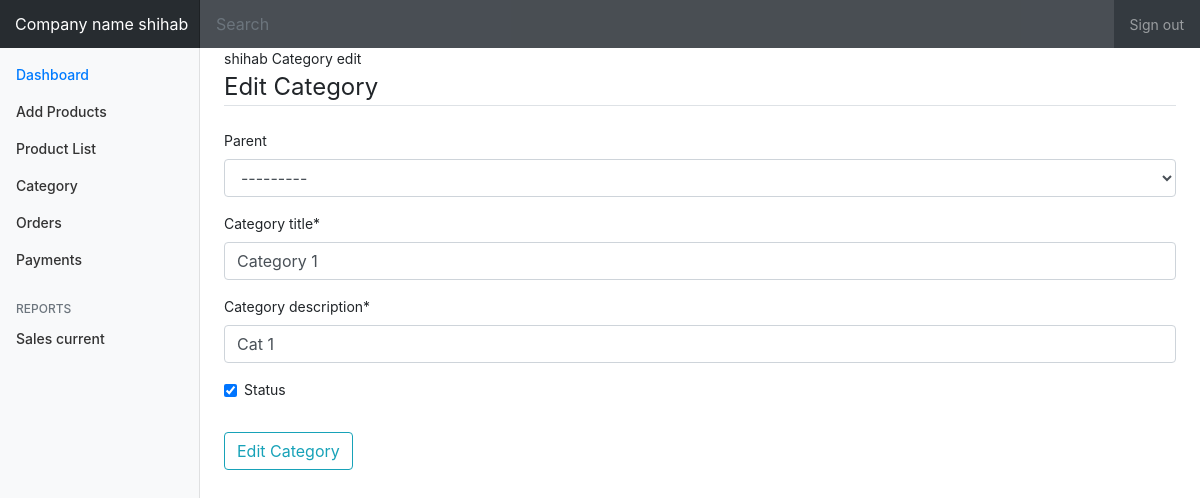
Page /store/category/1/update (signed in) on the committed database.
### accounts/models.py (models this page shows)
class User(AbstractUser):
    is_seller = models.BooleanField(default=False)
    is_customer = models.BooleanField(default=False)

### store/models.py (models this page shows, shortened)
class Category(models.Model):
    parent = models.ForeignKey('self', blank=True, null=True, related_name='children', on_delete=models.CASCADE)
    category_title = models.CharField(max_length=50, default="")
    category_description = models.CharField(max_length=200, default="")
    slug = models.SlugField(unique=True, blank=True, null=True)
    seller = models.ForeignKey(User, on_delete=models.CASCADE)
    publish_date = models.DateField()
    status = models.BooleanField()
    def __str__(self):
        full_path = [self.category_title]
        k = self.parent
        if k is not None:
            full_path.append(k.category_title)
            k = k.parent
        return '-->'.join(full_path[::-1])

### store/views.py (the view, shortened to what this page needs)
# urls.py: path('category/<int:pk>/update', views.CategoryUpdateView.as_view(), name='update-category'),
@method_decorator([login_required, seller_required], name='dispatch')
class CategoryUpdateView(UpdateView):
    model = Category
    fields = ['parent', 'category_title', 'category_description', 'status']
    context_object_name = 'category'
    template_name = 'dashboard/category_update.html'
    def get_context_data(self, **kwargs):
        kwargs['accounts'] = self.request.user
        return super().get_context_data(**kwargs)
    def get_queryset(self):
        return self.request.user.category_set.all()

### store/templates/dashboard/category_update.html (shortened to what this page needs)
{% extends 'dashboard/dashboard.html' %}
{% load crispy_forms_tags %}
{% block main%}
    {{ accounts.username }} Category edit
    <div class="content-section">
        <form method="POST" enctype="multipart/form-data">
            <fieldset class="form-group">
                <legend class="border-bottom mb-4"> Edit Category </legend>
                {{ form|crispy }}
            </fieldset>
            <div class="form-group">
                <button class="btn btn-outline-info" type="submit" onclick="submit()">Edit Category </button>
            </div>
        </form>
    </div>
{% endblock %}

### store/templates/dashboard/dashboard.html (shortened to what this page needs)
{% load static %}
{% load crispy_forms_tags %}
<!DOCTYPE html>
<html>
    <head>
        <link rel="stylesheet" href="https://maxcdn.bootstrapcdn.com/bootstrap/4.0.0/css/bootstrap.min.css">
        <link rel="stylesheet" type="text/css" href="{% static 'accounts/main.css' %}">
        <link rel="stylesheet" type="text/css" href="{% static 'accounts/seller_dashboard_navbars.css' %}">
    </head>
    <body>
        <nav class="navbar navbar-dark fixed-top bg-dark flex-md-nowrap p-0 shadow">
            <a class="navbar-brand col-sm-3 col-md-2 mr-0" href="#">Company name {{ accounts.username}} </a>
            <input class="form-control form-control-dark w-100" type="text" placeholder="Search" aria-label="Search">
            <ul class="navbar-nav px-3">
                <li class="nav-item text-nowrap">
                <a class="nav-link" href="{% url 'logout' %}">Sign out</a>
                </li>
            </ul>
        </nav>
<div class="container-fluid">
  <div class="row">
    <nav class="col-md-2 d-none d-md-block bg-light sidebar">
      <div class="sidebar-sticky">
        <ul class="nav flex-column">
          <li class="nav-item">
            <a class="nav-link active" href="{% url 'dashboard' accounts.username %}">
              Dashboard <span class="sr-only">(current)</span>
            </a>
          </li>
          <li class="nav-item">
            <a class="nav-link" href="{% url 'add-product' %}">
              Add Products
            </a>
          </li>
          <li class="nav-item">
            <a class="nav-link" href="{% url 'product_list'%}">
              Product List
            </a>
          </li>
            <li class="nav-item">
            <a class="nav-link" href="{% url 'category_list' %}">
               Category
            </a>
          </li>
          <li class="nav-item">
            <a class="nav-link" href="{% url 'order-list' %}">
              Orders
            </a>
          </li>
          <li class="nav-item">
            <a class="nav-link" href="#">
              Payments
            </a>
          </li>
        </ul>
        <h6 class="sidebar-heading d-flex justify-content-between align-items-center px-3 mt-4 mb-1 text-muted">
          <span> Reports</span>
        </h6>
        <ul class="nav flex-column mb-2">
          <li class="nav-item">
            <a class="nav-link" href="#">
              Sales current
            </a>
          </li>
        </ul>
      </div>
    </nav>
    <main role="main" class="col-md-9 ml-sm-auto col-lg-10 px-4">
    {% block main %}
    {% endblock %}
    </main>
  </div>
</div>
    </body>
</html>

### accounts/static/accounts/seller_dashboard_navbars.css (style rules this page uses)
body { font-size: .875rem; }
.sidebar { position: fixed; top: 0; bottom: 0; left: 0; z-index: 100; padding: 48px 0 0; box-shadow: inset -1px 0 0 rgba(0, 0, 0, .1); }
.sidebar-sticky { position: relative; top: 0; height: calc(100vh - 48px); padding-top: .5rem; overflow-x: hidden; overflow-y: auto; }
.sidebar .nav-link { font-weight: 500; color: #333; }
.sidebar .nav-link.active { color: #007bff; }
.sidebar-heading { font-size: .75rem; text-transform: uppercase; }
[role="main"] { padding-top: 133px; }
@media (min-width: 768px) { [role="main"] { padding-top: 48px; } }
.navbar-brand { padding-top: .75rem; padding-bottom: .75rem; font-size: 1rem; background-color: rgba(0, 0, 0, .25); box-shadow: inset -1px 0 0 rgba(0, 0, 0, .25); }
.navbar .form-control { padding: .75rem 1rem; border-width: 0; border-radius: 0; }
.form-control-dark { color: #fff; background-color: rgba(255, 255, 255, .1); border-color: rgba(255, 255, 255, .1); }

### rows in the picture
User: username "shihab"
Category: parent "---------", category_title "Category 1", category_description "Cat 1", status "☑"
